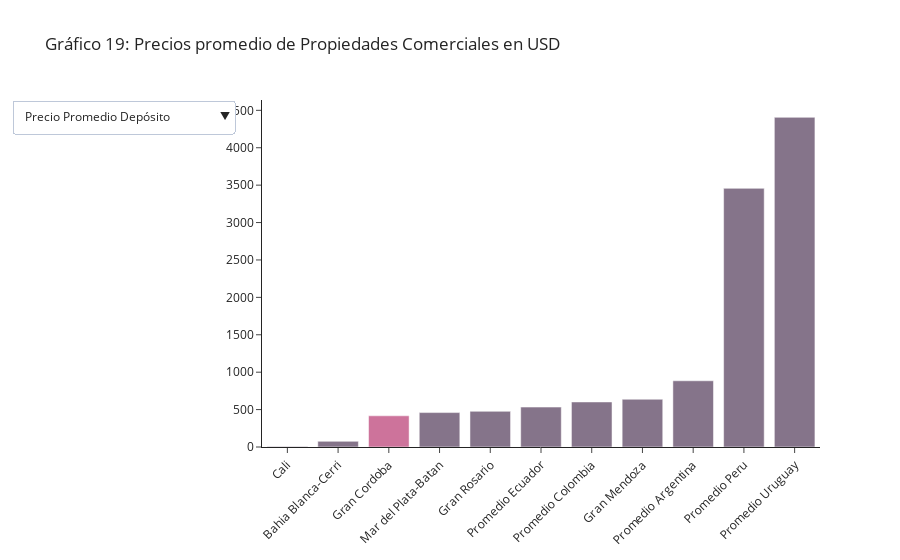

The notebook cell saved with this chart:
### Code cell
fig = go.Figure(data=[go.Bar( x=df1['City'], y=df1['price m2'] , marker={'color': color2})
                     ])

updatemenus = [
    {
        'buttons': [
            {
                'method': 'update',
                'label': 'Precio Promedio Depósito',
                'args': [
                    {'y': [df1['price m2']],
                     'x': [df1['City']],
                     'marker':[{'color': color2}]
                    },  
                ]
            },
            {
                'method': 'update',
                'label': 'Precio Promedio Local comercial',
                'args': [
                    {'y': [df2['price m2']],
                     'x': [df2['City']],
                     'marker':[{'color': color4}]
                    },
                ]
            },
            {
                'method': 'update',
                'label': 'Precio Promedio Oficina',
                'args': [
                    {'y': [df3['price m2']],
                     'x': [df3['City']],
                     'marker':[{'color': color6}]
                    },
                ]
            }
        ],
        'direction': 'down',
        'showactive': True,
    }
]

fig.update_layout(template="simple_white" , updatemenus=updatemenus , title_text='Gráfico 19: Precios promedio de Propiedades Comerciales en USD' , xaxis={'tickangle':-45})
fig.update_traces(marker_line_width=1.5, opacity=0.6)

fig.show()
fig.write_html("informe/images/prope.html",full_html=False,include_plotlyjs='cdn')

### Figure 1 — Plotly figure (JSON) as saved in the notebook; plotly's stock layout.template omitted (floating-point values rounded to 4 significant figures)
{"data": [{"marker": {"color": ["#35183d", "#35183d", "#ac1759", "#35183d", "#35183d", "#35183d", "#35183d", "#35183d", "#35183d", "#35183d", "#35183d", "#35183d"]}, "opacity": 0.6, "type": "bar", "x": ["Cali", "Bahia Blanca-Cerri", "Gran Cordoba", "Mar del Plata-Batan", "Gran Rosario", "Promedio Ecuador", "Promedio Colombia", "Gran Mendoza", "Promedio Argentina", "Promedio Peru", "Promedio Uruguay"], "y": [5.425, 75.69, 417.1, 460.0, 476.6, 533.4, 602.1, 638.3, 885.0, 3457.0, 4406.0]}], "layout": {"autosize": true, "title": {"text": "Gráfico 19: Precios promedio de Propiedades Comerciales en USD"}, "updatemenus": [{"active": 0, "buttons": [{"args": [{"marker": [{"color": ["#35183d", "#35183d", "#ac1759", "#35183d", "#35183d", "#35183d", "#35183d", "#35183d", "#35183d", "#35183d", "#35183d", "#35183d"]}], "x": [["Cali", "Bahia Blanca-Cerri", "Gran Cordoba", "Mar del Plata-Batan", "Gran Rosario", "Promedio Ecuador", "Promedio Colombia", "Gran Mendoza", "Promedio Argentina", "Promedio Peru", "Promedio Uruguay"]], "y": [[5.425, 75.69, 417.1, 460.0, 476.6, 533.4, 602.1, 638.3, 885.0, 3457.0, 4406.0]]}], "label": "Precio Promedio Depósito", "method": "update"}, {"args": [{"marker": [{"color": ["#5a1e50", "#ac1759", "#5a1e50", "#5a1e50", "#5a1e50", "#5a1e50", "#5a1e50", "#5a1e50", "#5a1e50", "#5a1e50", "#5a1e50", "#5a1e50"]}], "x": [["Promedio Ecuador", "Gran Cordoba", "Gran Mendoza", "Mar del Plata-Batan", "Bahia Blanca-Cerri", "Gran Rosario", "Promedio Uruguay", "Promedio Peru", "Promedio Colombia", "Promedio Argentina", "Cali"]], "y": [[857.6, 1063.0, 1251.0, 1735.0, 1923.0, 1953.0, 2149.0, 2220.0, 2470.0, 3817.0, 18180.0]]}], "label": "Precio Promedio Local comercial", "method": "update"}, {"args": [{"marker": [{"color": ["#120c25", "#120c25", "#120c25", "#120c25", "#120c25", "#120c25", "#120c25", "#120c25", "#120c25", "#ac1759", "#120c25", "#120c25"]}], "x": [["Gran Mendoza", "Promedio Ecuador", "Promedio Argentina", "Cali", "Promedio Colombia", "Mar del Plata-Batan", "Bahia Blanca-Cerri", "Promedio Peru", "Gran Rosario", "Gran Cordoba", "Promedio Uruguay"]], "y": [[1033.0, 1172.0, 1266.0, 1429.0, 1479.0, 1509.0, 1594.0, 1840.0, 2020.0, 2279.0, 2726.0]]}], "label": "Precio Promedio Oficina", "method": "update"}], "direction": "down", "showactive": true}], "xaxis": {"autorange": true, "range": [-0.5, 10.5], "tickangle": -45, "type": "category"}, "yaxis": {"autorange": true, "range": [0, 4638.0], "type": "linear"}}}
